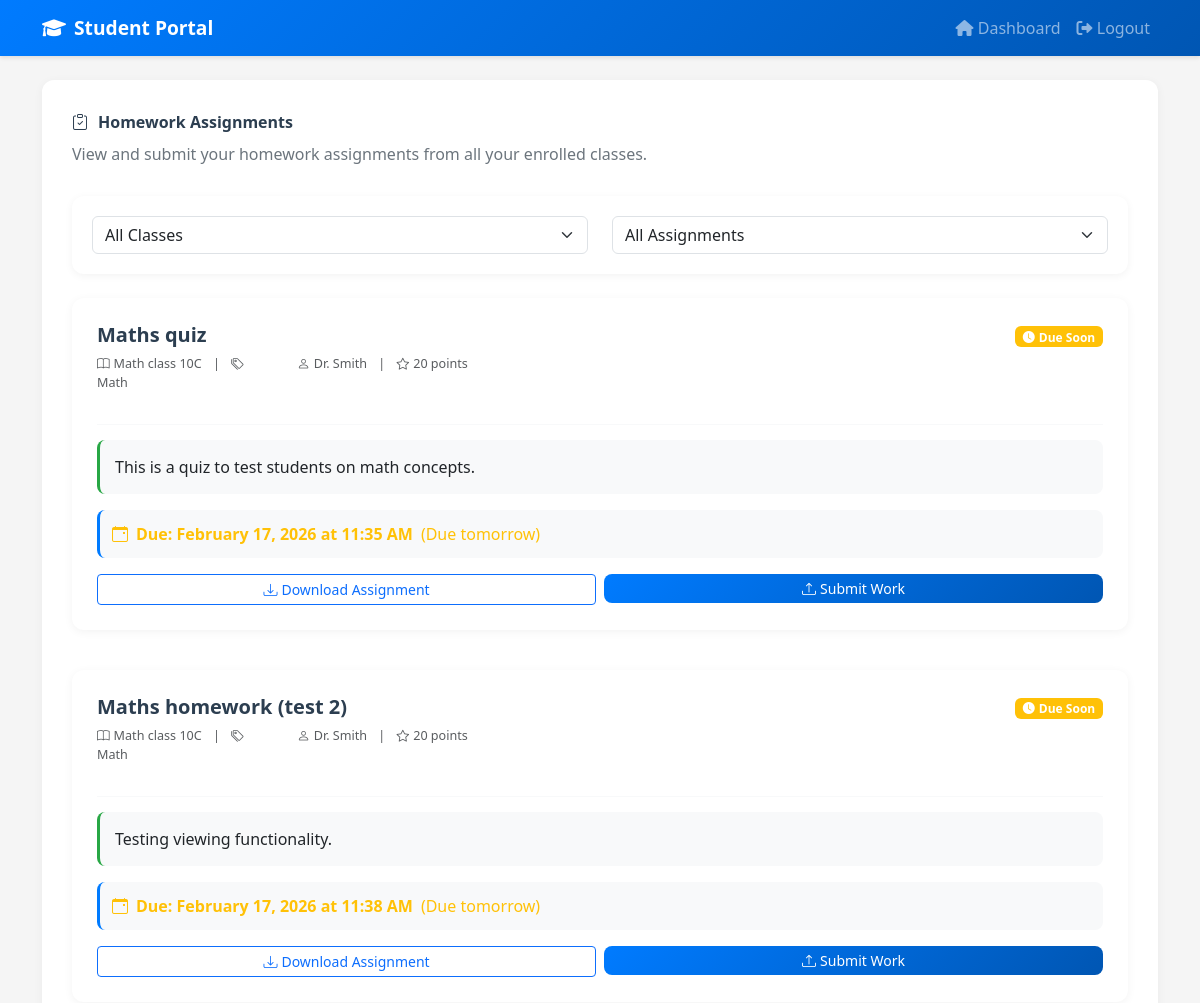
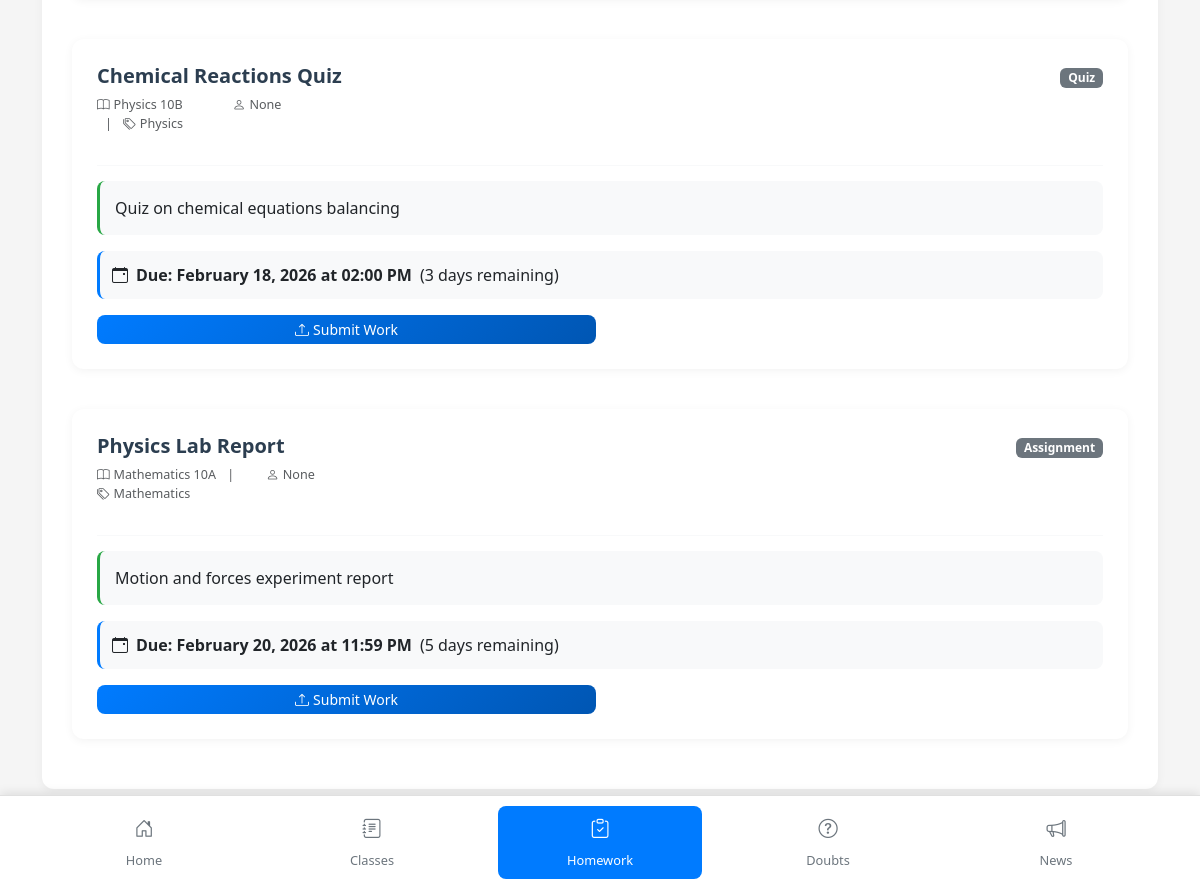
The app's page /student/homework (signed in) with its own data (2 pictures, top to bottom).
### tables this page shows
CREATE TABLE assignments (
    id INTEGER PRIMARY KEY AUTOINCREMENT,
    title TEXT NOT NULL,
    description TEXT,
    class_id INTEGER,
    teacher_id INTEGER,
    due_date DATETIME,
    total_marks INTEGER DEFAULT 100,
    assignment_type TEXT DEFAULT 'assignment',
    status TEXT DEFAULT 'active',
    created_at TIMESTAMP DEFAULT CURRENT_TIMESTAMP,
    file_path TEXT,
    original_filename TEXT,
    points INTEGER,
    allow_late_submission INTEGER DEFAULT 0,
    FOREIGN KEY (class_id) REFERENCES classes (id),
    FOREIGN KEY (teacher_id) REFERENCES users (id)
);

CREATE TABLE classes (
    id INTEGER PRIMARY KEY AUTOINCREMENT,
    name TEXT NOT NULL,
    subject TEXT,
    grade_level TEXT,
    teacher_id INTEGER,
    description TEXT,
    created_at TIMESTAMP DEFAULT CURRENT_TIMESTAMP,
    type TEXT DEFAULT 'regular',
    status TEXT DEFAULT 'active',
    schedule_days TEXT,
    schedule_time_start TEXT,
    schedule_time_end TEXT,
    section TEXT,
    schedule_pdf_path TEXT,
    meeting_link TEXT,
    max_students INTEGER DEFAULT 30,
    created_by INTEGER,
    updated_by INTEGER,
    updated_on DATETIME,
    created_on DATETIME,
    FOREIGN KEY (teacher_id) REFERENCES users (id)
);

CREATE TABLE users (
    id INTEGER PRIMARY KEY AUTOINCREMENT,
    username TEXT UNIQUE NOT NULL,
    password TEXT NOT NULL,
    role TEXT NOT NULL DEFAULT 'student',
    name TEXT,
    email TEXT,
    phone TEXT,
    address TEXT,
    created_by INTEGER,
    updated_by INTEGER,
    updated_on DATETIME,
    created_on DATETIME
);

### routes/student.py (the view)
@student_bp.route('/homework')
def homework():
    if 'role' not in session or session['role'] != 'student':
        return redirect(url_for('auth.login'))
    student_id = session.get('user_id')
    conn = get_db()
    cur = conn.cursor()
    try:
        cur.execute('''
            SELECT c.id, c.name, c.grade_level
            FROM classes c
            JOIN student_class_map scm ON c.id = scm.class_id
            WHERE scm.student_id = ? AND c.status = 'active'
        ''', (student_id,))
        student_classes = cur.fetchall()
        if student_classes:
            class_ids = [str(c[0]) for c in student_classes]
            placeholders = ','.join('?' * len(class_ids))
            cur.execute(f'''
                SELECT
                    a.id, a.teacher_id, a.class_id, a.title, a.description, a.assignment_type,
                    a.due_date, a.points, a.file_path, a.original_filename, a.allow_late_submission,
                    a.created_at, a.status,
                    c.name as class_name,
                    c.subject as subject_name,
                    u.name as teacher_name
                FROM assignments a
                LEFT JOIN classes c ON a.class_id = c.id
                LEFT JOIN users u ON a.teacher_id = u.id
                WHERE a.class_id IN ({placeholders}) AND a.status = 'active'
                ORDER BY a.due_date ASC
            ''', class_ids)
            assignments = cur.fetchall()
            homework_assignments = []
            for row in assignments:
                try:
                    due_date = datetime.strptime(row[6], '%Y-%m-%dT%H:%M') if row[6] else None
                except ValueError:
                    try:
                        due_date = datetime.strptime(row[6], '%Y-%m-%d %H:%M:%S') if row[6] else None
                    except ValueError:
                        due_date = None
                try:
                    if row[11] and '.' in row[11]:
                        created_on = datetime.strptime(row[11], '%Y-%m-%d %H:%M:%S.%f')
                    else:
                        created_on = datetime.strptime(row[11], '%Y-%m-%d %H:%M:%S') if row[11] else None
                except ValueError:
                    created_on = None
                assignment = type('Assignment', (), {})()
                assignment.id = row[0]
                assignment.teacher_id = row[1]
                assignment.class_id = row[2]
                assignment.title = row[3]
                assignment.description = row[4]
                assignment.assignment_type = row[5]
                assignment.due_date = due_date
                assignment.points = row[7]
                assignment.file_path = row[8]
                assignment.original_filename = row[9]
                assignment.allow_late_submission = bool(row[10])
                assignment.created_on = created_on
                assignment.status = row[12] or 'active'
                assignment.class_name = row[13]
                assignment.subject_name = row[14]
                assignment.teacher_name = row[15]
                if assignment.due_date:
                    assignment.is_overdue = datetime.now() > assignment.due_date
                    assignment.days_until_due = (assignment.due_date - datetime.now()).days
                else:
                    assignment.is_overdue = False
                    assignment.days_until_due = None
                homework_assignments.append(assignment)
        else:
            homework_assignments = []
        return render_template('student/student_homework_clean.html',
                             student_classes=student_classes,
                             homework_assignments=homework_assignments)
    except Exception as e:
        flash(f'Error loading homework: {str(e)}', 'error')
        return render_template('student/student_homework_clean.html',
                             student_classes=[],
                             homework_assignments=[])
    finally:
        conn.close()

### templates/student/student_homework_clean.html (shortened to what this page needs)
{% extends "student/student_base.html" %}
{% block content %}
<div class="main-content">
    <div class="page-title">
        <i class="bi bi-clipboard-check"></i>
        <span>Homework Assignments</span>
    </div>
    <p class="page-subtitle">View and submit your homework assignments from all your enrolled classes.</p>
    <div class="filter-section mb-4">
        <div class="row align-items-center">
            <div class="col-md-6">
                <select class="form-select" id="classFilter">
                    <option value="">All Classes</option>
                </select>
            </div>
            <div class="col-md-6">
                <select class="form-select" id="statusFilter">
                    <option value="">All Assignments</option>
                </select>
            </div>
        </div>
    </div>
    {% if homework_assignments %}
        <div class="assignments-grid">
            {% for assignment in homework_assignments %}
            <div class="homework-card {% if assignment.is_overdue %}overdue{% endif %}" data-class-id="{{ assignment.class_id }}" data-status="{% if assignment.is_overdue %}overdue{% else %}pending{% endif %}">
                <div class="homework-header">
                    <div class="d-flex justify-content-between align-items-start mb-2">
                        <h5 class="homework-title mb-0">{{ assignment.title }}</h5>
                        <div class="assignment-badges">
                            {% if assignment.is_overdue %}
                            <span class="badge bg-danger">
                                <i class="bi bi-exclamation-triangle-fill me-1"></i>Overdue
                            </span>
                            {% elif assignment.days_until_due is not none and assignment.days_until_due <= 1 %}
                            <span class="badge bg-warning">
                                <i class="bi bi-clock-fill me-1"></i>Due Soon
                            </span>
                            {% else %}
                            <span class="badge bg-secondary">{{ assignment.assignment_type|title }}</span>
                            {% endif %}
                        </div>
                    </div>
                    <div class="homework-meta mb-3">
                        <div class="row text-muted small">
                            <div class="col-md-6">
                                <i class="bi bi-book me-1"></i>{{ assignment.class_name }}
                                {% if assignment.subject_name %}
                                <span class="mx-2">|</span>
                                <i class="bi bi-tags me-1"></i>{{ assignment.subject_name }}
                                {% endif %}
                            </div>
                            <div class="col-md-6">
                                <i class="bi bi-person me-1"></i>{{ assignment.teacher_name }}
                                {% if assignment.points %}
                                <span class="mx-2">|</span>
                                <i class="bi bi-star me-1"></i>{{ assignment.points }} points
                                {% endif %}
                            </div>
                        </div>
                    </div>
                </div>
                <div class="homework-content">
                    {% if assignment.description %}
                    <div class="assignment-description mb-3">
                        <p class="mb-0">{{ assignment.description|safe }}</p>
                    </div>
                    {% endif %}
                    <div class="due-date-info mb-3">
                        {% if assignment.due_date %}
                        <div class="d-flex align-items-center {% if assignment.is_overdue %}text-danger{% elif assignment.days_until_due is not none and assignment.days_until_due <= 1 %}text-warning{% endif %}">
                            <i class="bi bi-calendar-event me-2"></i>
                            <strong>Due: {{ assignment.due_date.strftime('%B %d, %Y at %I:%M %p') }}</strong>
                            {% if assignment.days_until_due is not none %}
                                {% if assignment.is_overdue %}
                                    <span class="ms-2">({{ (assignment.days_until_due * -1) }} days overdue)</span>
                                {% elif assignment.days_until_due == 0 %}
                                    <span class="ms-2 text-warning">(Due today!)</span>
                                {% elif assignment.days_until_due == 1 %}
                                    <span class="ms-2 text-warning">(Due tomorrow)</span>
                                {% else %}
                                    <span class="ms-2">({{ assignment.days_until_due }} days remaining)</span>
                                {% endif %}
                            {% endif %}
                        </div>
                        {% else %}
                        <div class="d-flex align-items-center text-muted">
                            <i class="bi bi-calendar-x me-2"></i>
                            <span>No due date specified</span>
                        </div>
                        {% endif %}
                    </div>
                    <div class="homework-actions">
                        <div class="row g-2">
                            {% if assignment.file_path and assignment.original_filename %}
                            <div class="col-md-6">
                                <a href="{{ url_for('student.download_assignment', assignment_id=assignment.id) }}"
                                   class="btn btn-outline-primary btn-sm w-100">
                                    <i class="bi bi-download me-1"></i>Download Assignment
                                </a>
                            </div>
                            {% endif %}
                            <div class="col-md-6">
                                <button type="button"
                                        class="btn btn-primary btn-sm w-100"
                                        data-bs-toggle="modal"
                                        data-bs-target="#submitModal"
                                        data-assignment-id="{{ assignment.id }}"
                                        data-assignment-title="{{ assignment.title }}"
                                        data-class-name="{{ assignment.class_name }}">
                                    <i class="bi bi-upload me-1"></i>Submit Work
                                </button>
                            </div>
                        </div>
                    </div>
                </div>
            </div>
            {% endfor %}
        </div>
    {% endif %}
</div>
<div id="alertContainer" class="position-fixed top-0 end-0 p-3" style="z-index: 1060;"></div>
{% endblock %}

### templates/student/student_base.html (shortened to what this page needs)
<!DOCTYPE html>
<html lang="en">
<head>
    <link href="https://cdn.jsdelivr.net/npm/bootstrap@5.3.0/dist/css/bootstrap.min.css" rel="stylesheet">
    <link href="https://cdn.jsdelivr.net/npm/bootstrap-icons@1.10.0/font/bootstrap-icons.css" rel="stylesheet">
    <link href="https://cdnjs.cloudflare.com/ajax/libs/font-awesome/6.0.0/css/all.min.css" rel="stylesheet">
    <link href="{{ url_for('static', filename='css/student_portal.css') }}" rel="stylesheet">
</head>
<body>
    <nav class="navbar navbar-expand-lg navbar-dark">
        <div class="container">
            <a class="navbar-brand" href="{{ url_for('student.dashboard') }}">
                <i class="fas fa-graduation-cap me-2"></i>Student Portal
            </a>
            <div class="navbar-nav ms-auto">
                <a class="nav-link" href="{{ url_for('student.dashboard') }}">
                    <i class="fas fa-home"></i> Dashboard
                </a>
                <a class="nav-link" href="{{ url_for('auth.logout') }}">
                    <i class="fas fa-sign-out-alt"></i> Logout
                </a>
            </div>
        </div>
    </nav>
    <div class="container mt-4">
        {% block content %}{% endblock %}
    </div>
    <div class="bottom-navbar">
        <div class="container">
            <div class="row text-center">
                <div class="col">
                    <a href="{{ url_for('student.dashboard') }}" class="nav-item-bottom {% if request.endpoint == 'student.dashboard' %}active{% endif %}">
                        <i class="bi bi-house-door"></i>
                        <span>Home</span>
                    </a>
                </div>
                <div class="col">
                    <a href="{{ url_for('student.classes') }}" class="nav-item-bottom {% if request.endpoint == 'student.classes' %}active{% endif %}">
                        <i class="bi bi-journal-text"></i>
                        <span>Classes</span>
                    </a>
                </div>
                <div class="col">
                    <a href="{{ url_for('student.homework') }}" class="nav-item-bottom {% if request.endpoint == 'student.homework' %}active{% endif %}">
                        <i class="bi bi-clipboard-check"></i>
                        <span>Homework</span>
                    </a>
                </div>
                <div class="col">
                    <a href="{{ url_for('student.doubts') }}" class="nav-item-bottom {% if request.endpoint == 'student.doubts' %}active{% endif %}">
                        <i class="bi bi-question-circle"></i>
                        <span>Doubts</span>
                    </a>
                </div>
                <div class="col">
                    <a href="{{ url_for('student.announcements') }}" class="nav-item-bottom {% if request.endpoint == 'student.announcements' %}active{% endif %}">
                        <i class="bi bi-megaphone"></i>
                        <span>News</span>
                    </a>
                </div>
            </div>
        </div>
    </div>
</body>
</html>

### records on screen
assignments: title "Maths quiz", shows "Due Soon", class_name "Math class 10C", subject_name "Math", teacher_name "Dr. Smith", points "20", description "This is a quiz to test students on math concepts.", due_date "February 17, 2026 at 11:35 AM", shows "(Due tomorrow)"
assignments: title "Maths homework (test 2)", shows "Due Soon", class_name "Math class 10C", subject_name "Math", teacher_name "Dr. Smith", points "20", description "Testing viewing functionality.", due_date "February 17, 2026 at 11:38 AM", shows "(Due tomorrow)"
assignments: title "Chemical Reactions Quiz", assignment_type "Quiz", class_name "Physics 10B", subject_name "Physics", teacher_name "None", description "Quiz on chemical equations balancing", due_date "February 18, 2026 at 02:00 PM", days_until_due "3"
assignments: title "Physics Lab Report", assignment_type "Assignment", class_name "Mathematics 10A", subject_name "Mathematics", teacher_name "None", description "Motion and forces experiment report", due_date "February 20, 2026 at 11:59 PM", days_until_due "5"
